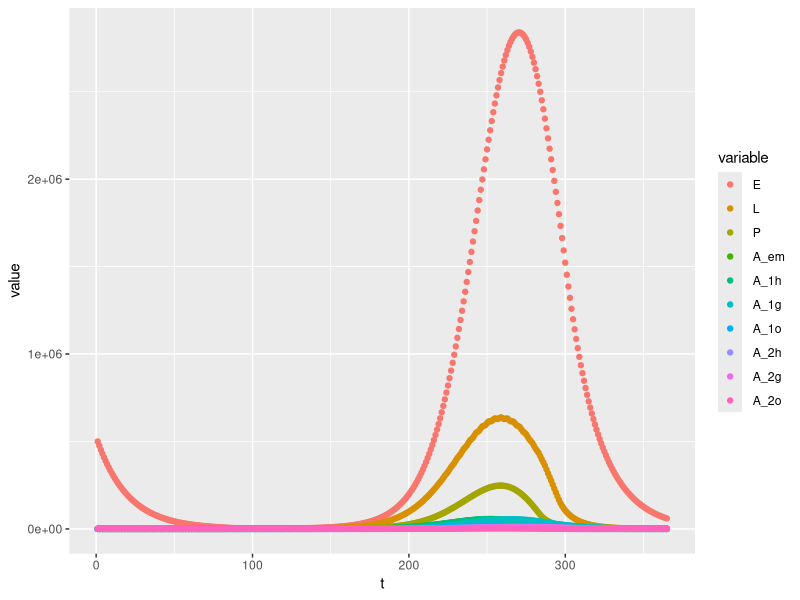

Write R code to recreate this figure.
# Modello Tran 2013

rm(list = ls())

library(deSolve)
library(ggplot2)
library(reshape2) 

#parameters (Tran 2013)

beta_1 = 95 # Number of eggs laid by ovipositing nulliparous females (per female)
beta_2 = 75 # Number of eggs laid by ovipositing parous females (per female)
K_L = 250000 # Standard environment carrying capacity for larvae (larvae ha−1)
K_P = 250000 # Standard environment carrying capacity for pupae (pupae ha−1)
sigma = 0.5 # Sex-ratio at the emergence
mu_E = 0.05 # Egg mortality rate (day−1)
mu_L = 0.08 # Minimum larva mortality rate (day−1)
mu_P = 0.03 # Minimum pupa mortality rate (day−1)
mu_em = 0.1 # Mortality rate during adult emergence (day−1)
mu_A = 0.02 # Minimum adult mortality rate (day−1)
mu_r = 0.08 # Adult mortality rate related to seeking behavior (day−1)
T_E = 10.4 # Minimal temperature needed for egg development (°C)
TDD_E = 110 # Total number of degree-day necessary for egg development (°C)
gamma_Aem = 0.4 # Development rate of emerging adults (day−1)
gamma_Ah = 0.2 # Transition rate from host-seeking to engorged adults (day−1)
gamma_Ao = 0.2 # Transition rate from oviposition site-seeking to host-seeking adults (day−1)
T_Ag = 10 # Minimal temperature needed for egg maturation (°C)
TDD_Ag = 77 # Total number of degree-days necessary for egg maturation (°C)
t_s = 31+28+10 # Start of the favorable season - 10 Mar
t_end = 31+28+31+30+31+30+31+31+30 # End of the favorable season - 30 Sept

# T and P
d = 1:365
t = 15 - 13*cos(d/365*2*pi); # temperatura sinusoidale, min 1 gen = 2 gradi, max 1 lug = 28
p = t*c(0, rep(c(0,0,0,1), 91)) # piove ogni 4 giorni con questa forma strana

# p cumulated over 2 weeks and normalized between 0 and 1 (over a year?)
p_cumm = sapply(1:365, function(x){return(sum(p[max(1,x-13):x]))})
p_cumm_norm = p_cumm/max(p_cumm)

# functions

f_E = (t-T_E)/TDD_E *(t-T_E>0) # Transition function from egg to larva
f_L = - 0.0007*t^2 + 0.0392 * t - 0.3911 # Transition function from larva to pupa

# WARNING 1: this function souhld be > 0
f_L = pmax(0, f_L)

f_P = 0.0008*t^2 - 0.0051 * t + 0.0319 # Transition function from pupa to emerging adult
f_Ag = (t-T_Ag)/TDD_Ag *(t-T_Ag>0) # Transition function from engorged adult to oviposition site—seeking adult
m_L = exp(-t/0.5) + mu_L # Larva mortality (day−1)
m_P = exp(-t/0.5) + mu_P # Pupa mortality rate (day−1)
m_A = pmax(mu_A, 0.04417 + 0.00217*t) # Adult mortality rate (day−1)
k_L = K_L*(p_cumm_norm+1) # Environment carrying capacity of larvae (ha−1)
k_P = K_P*(p_cumm_norm+1) # Environment carrying capacity of pupae (ha−1)

n_s = 1 # number of locations (added; 1 vor no dimension)

# list with parameters to be passed to the ODE system
parms = list(beta_1 = beta_1,
             beta_2 = beta_2,
             K_L = K_L,
             K_P = K_P,
             sigma = sigma,
             mu_E = mu_E,
             mu_em = mu_em,
             mu_r = mu_r,
             gamma_Aem = gamma_Aem,
             gamma_Ah = gamma_Ah,
             gamma_Ao = gamma_Ao,
             f_E = f_E,
             f_L = f_L,
             f_P = f_P,
             f_Ag = f_Ag,
             m_L = m_L,
             m_P = m_P,
             m_A = m_A,
             k_L = k_L,
             k_P = k_P,
             n_s = n_s) 

df <- function(t, x, parms) {
  
  # initial conditions and paramters
  with(parms, { 
    
    E = x[(1+n_s*0):(1*n_s)]
    L = x[(1+n_s*1):(2*n_s)]
    P = x[(1+n_s*2):(3*n_s)]
    A_em = x[(1+n_s*3):(4*n_s)]
    A_1h = x[(1+n_s*4):(5*n_s)]
    A_1g = x[(1+n_s*5):(6*n_s)]
    A_1o = x[(1+n_s*6):(7*n_s)]
    A_2h = x[(1+n_s*7):(8*n_s)]
    A_2g = x[(1+n_s*8):(9*n_s)]
    A_2o = x[(1+n_s*9):(10*n_s)]
    
    
    # ODE definition 
    dE = gamma_Ao*(beta_1*A_1o + beta_2*A_2o) - (mu_E + f_E[t[1]])*E
    dL = f_E[t[1]]*E - (m_L[t[1]]*(1+L/k_L[t[1]]) + f_L[t[1]])*L
    dP = f_L[t[1]]*L - (m_P[t[1]] + f_P[t[1]])*P
    dA_em = f_P[t[1]]*P*sigma*exp(-mu_em*(1+P/k_P[t[1]])) - (m_A[t[1]]+gamma_Aem)*A_em
    dA_1h = gamma_Aem*A_em - (m_A[t[1]] + mu_r + gamma_Ah)*A_1h
    dA_1g = gamma_Ah*A_1h - (m_A[t[1]] + f_Ag[t[1]])*A_1g
    dA_1o = f_Ag[t[1]]*A_1g - (m_A[t[1]] + mu_r + gamma_Ao)*A_1o
    dA_2h = gamma_Ao*(A_1o + A_2o) - (m_A[t[1]] + mu_r + gamma_Ah)*A_2h
    dA_2g = gamma_Ah*A_2h - (m_A[t[1]] + f_Ag[t[1]])*A_2g
    dA_2o = f_Ag[t[1]]*A_2g - (m_A[t[1]] + mu_r + gamma_Ao)*A_2o
    
    dx <- c(dE, dL, dP, dA_em, dA_1h, dA_1g, dA_1o, dA_2h, dA_2g, dA_2o)
    
    return(list(dx))})
}

# System initialization
E0 = max(k_P)
L0 = 0
P0 = 0
A_em0 = 0
A_1h0 = 0
A_1g0 = 0
A_1o0 = 0
A_2h0 = 0
A_2g0 = 0
A_2o0 = 0

l_sim = 365

X_0 = c(E0, L0, P0, A_em0, A_1h0, A_1g0, A_1o0, A_2h0, A_2g0, A_2o0)

#integration
Sim <- as.data.frame(ode(X_0, 1:l_sim, df, parms))

#plot
colnames(Sim) = c("t", " E", " L", " P", " A_em", " A_1h", " A_1g", " A_1o", " A_2h", " A_2g", " A_2o")
Sim_m = reshape2::melt(Sim, id = 't')

ggplot(Sim_m, aes(x = t, y = value, color = variable))+
  geom_point()
